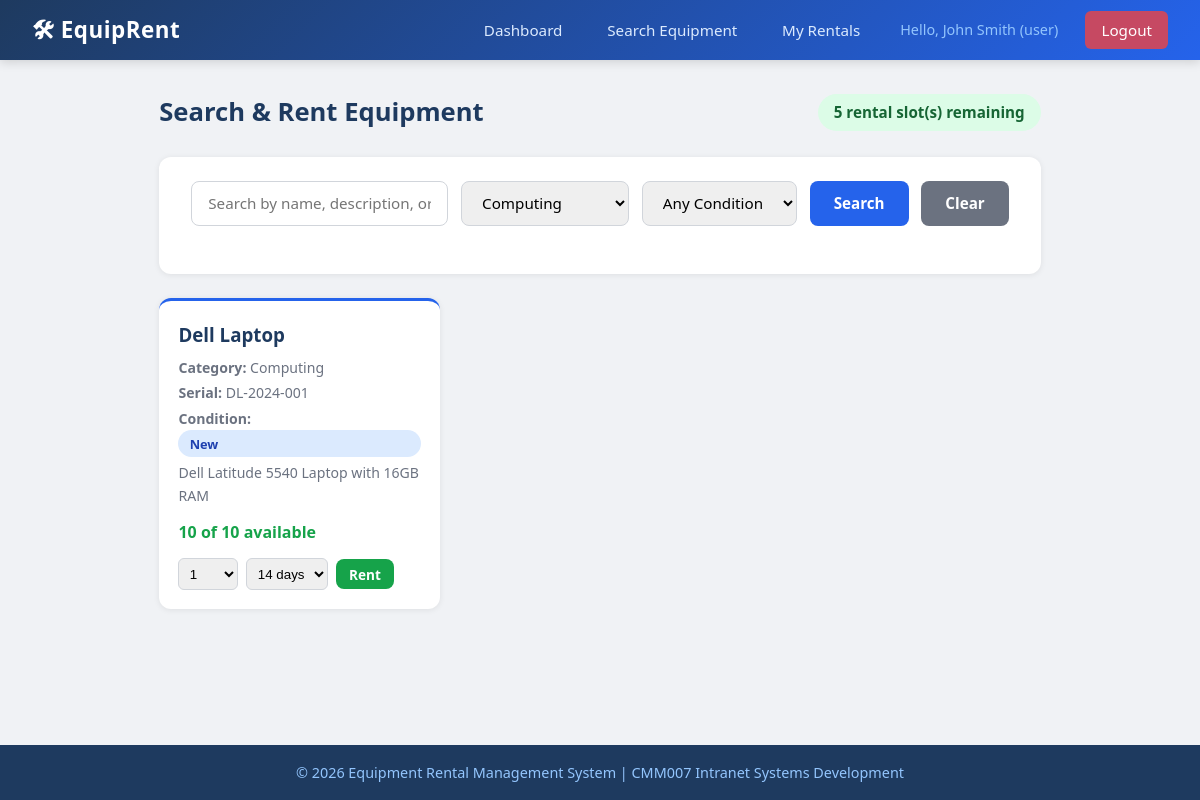
The app's page /user_search.php?category=Computing (signed in) with its own data.
### tables this page shows
CREATE TABLE IF NOT EXISTS users (
    user_id INT(11) AUTO_INCREMENT PRIMARY KEY,
    full_name VARCHAR(100) NOT NULL,
    email VARCHAR(100) NOT NULL UNIQUE,
    username VARCHAR(50) NOT NULL UNIQUE,
    password VARCHAR(255) NOT NULL,
    role ENUM('admin', 'user') NOT NULL DEFAULT 'user',
    max_rentals INT(11) NOT NULL DEFAULT 5,
    created_at DATETIME DEFAULT CURRENT_TIMESTAMP
);

CREATE TABLE IF NOT EXISTS equipment (
    equipment_id INT(11) AUTO_INCREMENT PRIMARY KEY,
    name VARCHAR(100) NOT NULL,
    category VARCHAR(50) NOT NULL,
    serial_number VARCHAR(50) NOT NULL UNIQUE,
    condition_status ENUM('New', 'Good', 'Fair', 'Poor') NOT NULL DEFAULT 'Good',
    total_quantity INT(11) NOT NULL DEFAULT 1,
    available_quantity INT(11) NOT NULL DEFAULT 1,
    description TEXT,
    created_at DATETIME DEFAULT CURRENT_TIMESTAMP
);

### connection.php (called while the page is built, shortened)
<?php
function sanitize($db, $input) {
    return htmlspecialchars(mysqli_real_escape_string($db, trim($input)));
}
?>

### user_search.php (the view, shortened to what this page needs)
<?php
require_once 'includes/connection.php';
$search = isset($_GET['search']) ? sanitize($db, $_GET['search']) : '';
$category = isset($_GET['category']) ? sanitize($db, $_GET['category']) : '';
$sql = "SELECT * FROM equipment WHERE available_quantity > 0";
$params = [];
$types = '';
if (!empty($category)) {
    $sql .= " AND category = ?";
    $params[] = $category;
    $types .= 's';
}
$sql .= " ORDER BY name ASC";
$stmt = $db->prepare($sql);
if (!empty($params)) {
    $stmt->bind_param($types, ...$params);
}
$stmt->execute();
$equipment = $stmt->get_result();
$categories = $db->query("SELECT DISTINCT category FROM equipment ORDER BY category ASC");
$userId = $_SESSION['user_id'];
$userInfo = $db->query("SELECT max_rentals FROM users WHERE user_id = $userId")->fetch_assoc();
$currentRentals = $db->query("SELECT COUNT(*) as count FROM rentals WHERE user_id = $userId AND status IN ('active','overdue')")->fetch_assoc()['count'];
$remainingSlots = max(0, $userInfo['max_rentals'] - $currentRentals);
include 'includes/header.php';
?>
<div class="page-header">
    <h1>Search & Rent Equipment</h1>
    <span class="badge badge-<?php echo $remainingSlots > 0 ? 'active' : 'overdue'; ?>" style="font-size:0.95rem; padding:0.4rem 1rem;">
        <?php echo $remainingSlots; ?> rental slot(s) remaining
    </span>
</div>
<div class="card">
    <form method="GET" action="user_search.php">
        <div class="search-bar">
            <input type="text" name="search" placeholder="Search by name, description, or serial number..."
                   value="<?php echo htmlspecialchars($search); ?>">
            <select name="category">
                <?php while ($cat = $categories->fetch_assoc()): ?>
                    <option value="<?php echo htmlspecialchars($cat['category']); ?>"
                            <?php echo $category === $cat['category'] ? 'selected' : ''; ?>>
                        <?php echo htmlspecialchars($cat['category']); ?>
                    </option>
                <?php endwhile; ?>
            </select>
            <select name="condition">
                <option value="">Any Condition</option>
            </select>
            <button type="submit" class="btn btn-primary">Search</button>
            <a href="user_search.php" class="btn btn-secondary">Clear</a>
        </div>
    </form>
</div>
<div class="equipment-grid">
    <?php if ($equipment->num_rows > 0): ?>
        <?php while ($item = $equipment->fetch_assoc()): ?>
        <div class="equip-card">
            <div>
                <h3><?php echo htmlspecialchars($item['name']); ?></h3>
                <div class="meta">
                    <span><strong>Category:</strong> <?php echo htmlspecialchars($item['category']); ?></span>
                    <span><strong>Serial:</strong> <?php echo htmlspecialchars($item['serial_number']); ?></span>
                    <span><strong>Condition:</strong>
                        <span class="badge badge-<?php echo strtolower($item['condition_status']); ?>">
                            <?php echo $item['condition_status']; ?>
                        </span>
                    </span>
                    <?php if ($item['description']): ?>
                        <span style="margin-top:0.3rem;"><?php echo htmlspecialchars($item['description']); ?></span>
                    <?php endif; ?>
                </div>
            </div>
            <div>
                <p class="availability in-stock">
                    <?php echo $item['available_quantity']; ?> of <?php echo $item['total_quantity']; ?> available
                </p>
                <?php if ($remainingSlots > 0): ?>
                    <form method="POST" action="user_rent.php" style="display:flex; gap:0.5rem; align-items:center;">
                        <select name="quantity" style="padding:0.4rem; border-radius:6px; border:1px solid #d1d5db; width:60px;">
                            <?php for ($i = 1; $i <= min($item['available_quantity'], $remainingSlots); $i++): ?>
                                <option value="<?php echo $i; ?>"><?php echo $i; ?></option>
                            <?php endfor; ?>
                        </select>
                        <select name="duration" style="padding:0.4rem; border-radius:6px; border:1px solid #d1d5db;">
                            <option value="14" selected>14 days</option>
                        </select>
                        <button type="submit" class="btn btn-success btn-sm">Rent</button>
                    </form>
                <?php else: ?>
                    <p style="color:#dc2626; font-size:0.9rem; font-weight:500;">Rental limit reached</p>
                <?php endif; ?>
            </div>
        </div>
        <?php endwhile; ?>
    <?php else: ?>
        <div class="card" style="grid-column: 1/-1;">
            <p class="text-center" style="padding:2rem; color:#6b7280;">No equipment matches your search. Try different filters.</p>
        </div>
    <?php endif; ?>
</div>
<?php include 'includes/footer.php'; ?>

### style.css (style rules this page uses)
* { margin: 0; padding: 0; box-sizing: border-box; }
body { font-family: 'Segoe UI', Tahoma, Geneva, Verdana, sans-serif; background-color: #f0f2f5; color: #333; line-height: 1.6; min-height: 100vh; display: flex; flex-direction: column; }
a { text-decoration: none; color: #2563eb; }
.card { background: #fff; border-radius: 12px; box-shadow: 0 1px 6px rgba(0, 0, 0, 0.08); padding: 1.5rem 2rem; margin-bottom: 1.5rem; }
.btn { display: inline-block; padding: 0.65rem 1.5rem; border: none; border-radius: 8px; font-size: 0.95rem; font-weight: 600; cursor: pointer; transition: background 0.2s, transform 0.1s; text-align: center; font-family: inherit; }
.btn-primary { background: #2563eb; color: #fff; }
.btn-success { background: #16a34a; color: #fff; }
.btn-secondary { background: #6b7280; color: #fff; }
.btn-sm { padding: 0.35rem 0.8rem; font-size: 0.85rem; }
.search-bar { display: flex; gap: 0.8rem; margin-bottom: 1.5rem; flex-wrap: wrap; }
.search-bar input, .search-bar select { padding: 0.65rem 1rem; border: 1px solid #d1d5db; border-radius: 8px; font-size: 0.95rem; font-family: inherit; }
.search-bar input { flex: 1; min-width: 200px; }
.search-bar select { min-width: 150px; }
.badge { display: inline-block; padding: 0.2rem 0.7rem; border-radius: 50px; font-size: 0.8rem; font-weight: 600; }
.badge-active { background: #dcfce7; color: #166534; }
.badge-new { background: #dbeafe; color: #1e40af; }
.page-header { display: flex; justify-content: space-between; align-items: center; margin-bottom: 1.5rem; }
.page-header h1 { color: #1e3a5f; font-size: 1.6rem; }
.equipment-grid { display: grid; grid-template-columns: repeat(auto-fill, minmax(280px, 1fr)); gap: 1.2rem; }
.equip-card { background: #fff; border-radius: 12px; box-shadow: 0 1px 6px rgba(0, 0, 0, 0.08); padding: 1.2rem; display: flex; flex-direction: column; justify-content: space-between; border-top: 3px solid #2563eb; transition: transform 0.2s; }
.equip-card h3 { color: #1e3a5f; margin-bottom: 0.4rem; }
.equip-card .meta { color: #6b7280; font-size: 0.88rem; margin-bottom: 0.8rem; }
.equip-card .meta span { display: block; margin-bottom: 0.2rem; }
.equip-card .availability { font-weight: 600; margin-bottom: 0.8rem; }
.equip-card .availability.in-stock { color: #16a34a; }

### records on screen
users: max_rentals "5"
equipment: name "Dell Laptop", category "Computing", serial_number "DL-2024-001", condition_status "New", description "Dell Latitude 5540 Laptop with 16GB RAM", available_quantity "10", total_quantity "10"

### other values on screen
$_SESSION['full_name'] "John Smith"
$_SESSION['role'] "user"
form field category "Computing"
form field quantity "1"
